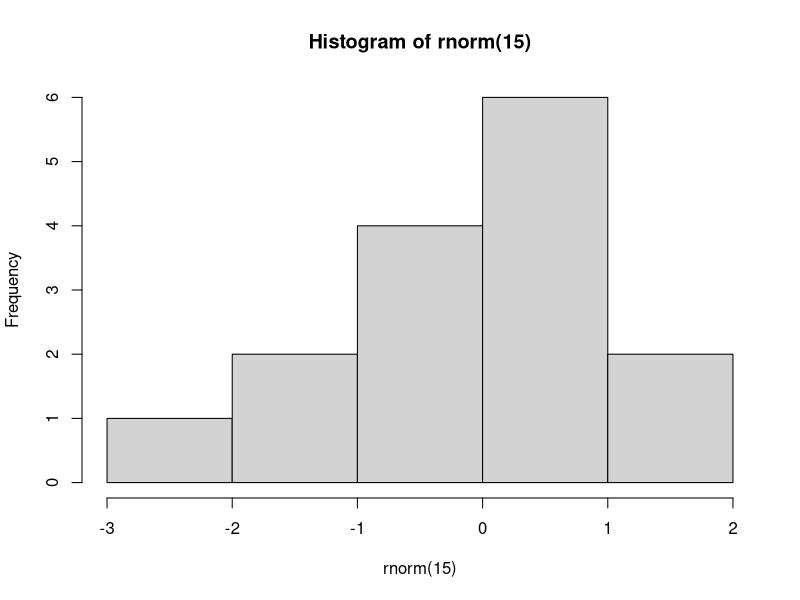

This chart was generated by the following R code:
## ---- chunk 1
hist(rnorm(15))
